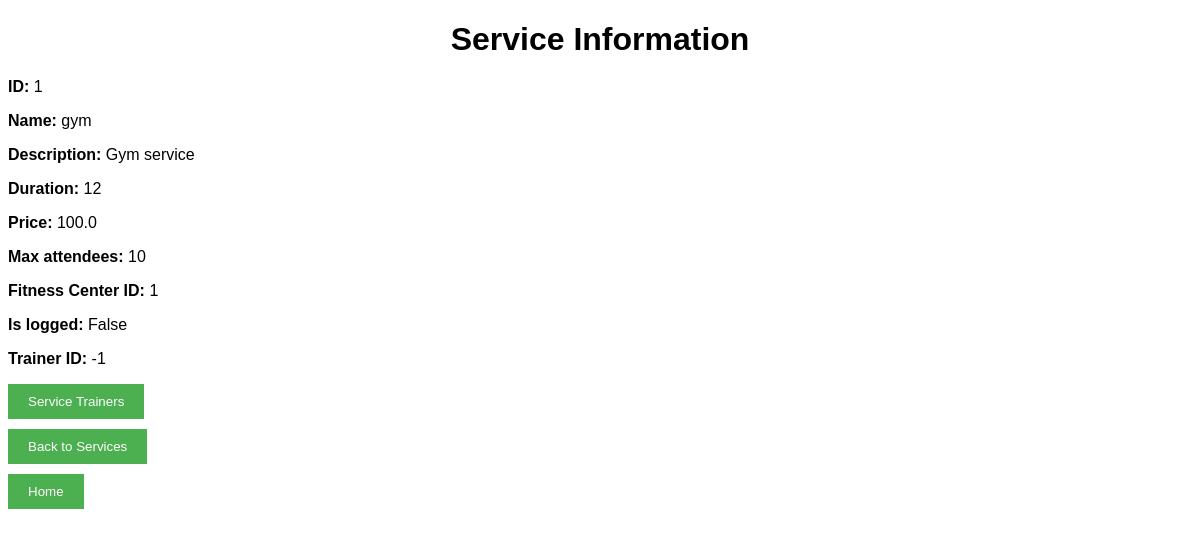
The page /fitness_center/1/services/1 on the database its author committed.
### db_models/service.py (models this page shows)
class Service(Base):
    __tablename__ = 'services'
    id = Column(Integer, primary_key=True, autoincrement=True, unique=True, nullable=False)
    name = Column(String, nullable=False)
    duration = Column(Integer, nullable=False)
    price = Column(Float, nullable=False)
    description = Column(Text, nullable=False)
    max_attendees = Column(Integer, nullable=False)
    fitness_center_id = Column(Integer, ForeignKey('fitness_centers.id'))
    fitness_center = relationship("FitnessCenter", back_populates="service")
    order = relationship("Order", back_populates="service")
    trainer_service = relationship("TrainerService", back_populates="service")

### fitness_center/controllers.py (the view)
@fitness_center_bp.get('/<int:fc_id>/services/<int:service_id>')
def get_fitness_center_service_info(fc_id, service_id):
    fc_service = hndl.get_fitness_center_service_from_db(fc_id, service_id)
    if fc_service is None:
        return jsonify({'message': 'Fitness center service not found'}), 404
    return render_template('service_info.html', service=fc_service,
                           trainer_id=-1, is_logged=user_is_logged_in(), is_admin=user_is_admin())

### app.py (called while the page is built)
@app.teardown_appcontext
def shutdown_session(exception=None):
    database.db_session.close()

### fitness_center/orm_handlers.py (called while the page is built)
def get_fitness_center_service_from_db(fc_id, serv_id):
    try:
        fc_service = (db_session.query(Service)
                      .filter(Service.fitness_center_id == fc_id, Service.id == serv_id)
                      .first())
        return fc_service
    except Exception as e:
        print(f"Error fetching fitness center service: {e}")
        return None

### utils/login_decorator.py (called while the page is built)
def user_is_logged_in():
    return session.get('user') is not None

def user_is_admin():
    user = session.get('user')
    if user is None:
        return False
    user_name = user['name']
    return user_name is not None and (user_name == 'Administrator' or user_name == 'a')

### templates/service_info.html (shortened to what this page needs)
<!DOCTYPE html>
<html lang="en">
<head>
    <link rel="stylesheet" href="{{ url_for('static', filename='css/style.css') }}">
</head>
<body>
    <h1>Service Information</h1>
    <p><strong>ID:</strong> {{ service.id }}</p>
    <p><strong>Name:</strong> {{ service.name }}</p>
    <p><strong>Description:</strong> {{ service.description }}</p>
    <p><strong>Duration:</strong> {{ service.duration }}</p>
    <p><strong>Price:</strong> {{ service.price }}</p>
    <p><strong>Max attendees:</strong> {{ service.max_attendees }}</p>
    <p><strong>Fitness Center ID:</strong> {{ service.fitness_center_id }}</p>
    <p><strong>Is logged:</strong> {{ is_logged }}</p>
    <p><strong>Trainer ID:</strong> {{ trainer_id }}</p>
    <a href="/fitness_center/{{ service.fitness_center_id }}/services/{{service.id}}/trainers"><button>Service Trainers</button></a>
    {% if trainer_id >= 0 %}
        <a href="/fitness_center/{{ service.fitness_center_id }}/trainers/{{ service.id }}/services"><button>Back to Trainers</button></a>
    {% else %}
        <a href="/fitness_center/{{ service.fitness_center_id }}/services"><button>Back to Services</button></a>
    {% endif %}
    <a href="/"><button>Home</button></a>
</body>
</html>

### static/css/style.css (style rules this page uses)
body { font-family: Arial, sans-serif; }
h1 { text-align: center; margin-bottom: 20px; }
button { background-color: #4CAF50; color: white; padding: 10px 20px; margin: 10px 0; border: none; cursor: pointer; display: block; text-align: center; }
a { text-decoration: none; }

### rows shown on the page
Service: id "1", name "gym", description "Gym service", duration "12", price "100.0", max_attendees "10", fitness_center_id "1"

### other values the page prints
{{ is_logged }} "False"
{{ trainer_id }} "-1"
